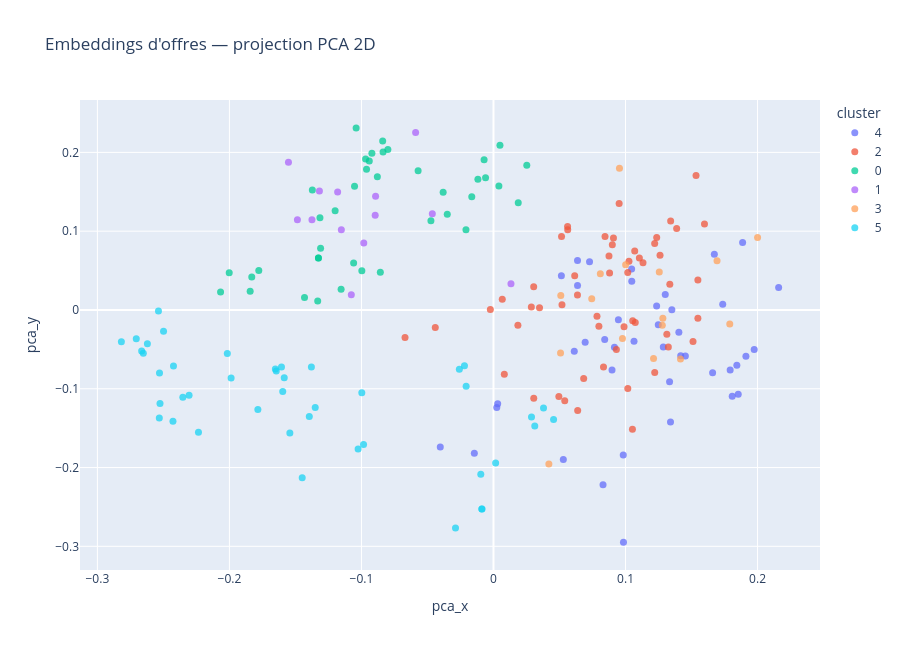

The notebook cell this image was saved under:
### Markdown cell above
## 5. Projection PCA en 2D
Vue globale, rapide, linéaire.

### Code cell
import plotly.express as px
from sklearn.decomposition import PCA

coords_pca = PCA(n_components=2, random_state=42).fit_transform(X)
df["pca_x"], df["pca_y"] = coords_pca[:, 0], coords_pca[:, 1]

fig = px.scatter(
    df,
    x="pca_x",
    y="pca_y",
    color="cluster",
    hover_data=["title", "company_name", "contract_type", "country"],
    title="Embeddings d'offres — projection PCA 2D",
    height=650,
)
fig.update_traces(marker=dict(size=7, opacity=0.75))
fig.show()

### Figure 1 — Plotly figure (JSON) as saved in the notebook; plotly's stock layout.template omitted (floating-point values rounded to 4 significant figures; data arrays with more than 128 entries replaced by an {"elided": "..."} marker saying what was removed)
{"data": [{"customdata": {"elided": "42x4 str values"}, "hovertemplate": "cluster=4<br>pca_x=%{x}<br>pca_y=%{y}<br>title=%{customdata[0]}<br>company_name=%{customdata[1]}<br>contract_type=%{customdata[2]}<br>country=%{customdata[3]}<extra></extra>", "legendgroup": "4", "marker": {"color": "#636efa", "opacity": 0.75, "size": 7, "symbol": "circle"}, "mode": "markers", "name": "4", "orientation": "v", "showlegend": true, "type": "scatter", "x": [0.1046, 0.1047, 0.1351, 0.1404, 0.216, 0.06364, 0.1418, 0.06118, 0.1341, 0.002475, 0.1236, 0.1843, -0.04031, 0.166, 0.07274, 0.1286, 0.1736, 0.08296, 0.1912, 0.1064, 0.1334, 0.00318, 0.06943, 0.1301, 0.09458, 0.1808, 0.09828, 0.05288, 0.1792, 0.08424, 0.09161, 0.08977, 0.1887, -0.01451, 0.05141, 0.1248, 0.1453, 0.06365, 0.1854, 0.1975, 0.09845, 0.1673], "xaxis": "x", "y": [0.05207, 0.03639, 0.0002938, -0.02824, 0.02839, 0.06289, -0.05809, -0.05228, -0.1422, -0.1236, 0.005133, -0.07016, -0.174, -0.07963, 0.06127, -0.04687, 0.007265, -0.222, -0.05864, -0.0397, -0.09113, -0.119, -0.0411, 0.01975, -0.01242, -0.1095, -0.1841, -0.1898, -0.07608, -0.03747, -0.04742, -0.07607, 0.08559, -0.182, 0.04346, -0.0187, -0.05839, 0.0312, -0.107, -0.05015, -0.2947, 0.07083], "yaxis": "y"}, {"customdata": {"elided": "54x4 str values"}, "hovertemplate": "cluster=2<br>pca_x=%{x}<br>pca_y=%{y}<br>title=%{customdata[0]}<br>company_name=%{customdata[1]}<br>contract_type=%{customdata[2]}<br>country=%{customdata[3]}<extra></extra>", "legendgroup": "2", "marker": {"color": "#EF553B", "opacity": 0.75, "size": 7, "symbol": "circle"}, "mode": "markers", "name": "2", "orientation": "v", "showlegend": true, "type": "scatter", "x": [0.1026, 0.1313, 0.03045, 0.08448, 0.09, 0.09308, -0.0441, 0.08793, 0.06376, 0.1342, 0.1132, 0.1548, 0.0683, 0.1534, 0.1598, 0.08747, 0.1105, 0.0615, 0.107, 0.05611, 0.05397, 0.0082, 0.07839, 0.06359, -0.00238, 0.07982, 0.05188, 0.09516, 0.01847, 0.1054, 0.1074, 0.1324, 0.05153, 0.1261, 0.1221, 0.02865, 0.1052, 0.03049, -0.06701, 0.03486, 0.1017, 0.1387, 0.09086, 0.1236, 0.1221, 0.1548, 0.0495, 0.006636, 0.1017, 0.1336, 0.05621, 0.08332, 0.1511, 0.09888], "xaxis": "x", "y": [0.06189, -0.03076, 0.02957, 0.09338, 0.08286, -0.05016, -0.0223, 0.04683, -0.1275, 0.113, 0.06004, -0.0104, -0.08698, 0.1706, 0.109, 0.06846, 0.06603, 0.04345, 0.07478, 0.1061, -0.1153, -0.08155, -0.008078, 0.01889, 0.0005638, -0.02065, 0.006615, 0.1351, -0.01935, -0.01377, -0.01575, -0.04701, 0.09319, 0.06953, -0.07932, 0.00386, -0.1514, -0.1121, -0.03507, 0.00277, 0.04747, 0.1035, 0.09148, 0.09187, 0.08426, 0.03812, -0.1098, 0.0135, -0.09962, 0.03277, 0.1017, -0.07225, -0.04016, -0.02116], "yaxis": "y"}, {"customdata": {"elided": "40x4 str values"}, "hovertemplate": "cluster=0<br>pca_x=%{x}<br>pca_y=%{y}<br>title=%{customdata[0]}<br>company_name=%{customdata[1]}<br>contract_type=%{customdata[2]}<br>country=%{customdata[3]}<extra></extra>", "legendgroup": "0", "marker": {"color": "#00cc96", "opacity": 0.75, "size": 7, "symbol": "circle"}, "mode": "markers", "name": "0", "orientation": "v", "showlegend": true, "type": "scatter", "x": [-0.131, -0.1843, -0.08796, -0.1831, -0.1431, 0.00489, -0.104, 0.02522, 0.004092, -0.08571, -0.01182, -0.08365, -0.09407, -0.1778, -0.006006, -0.1314, -0.09617, -0.08393, -0.0921, -0.007118, -0.1372, -0.1326, -0.03502, -0.09971, -0.1059, 0.01874, -0.04738, -0.1154, -0.1331, -0.2067, -0.01644, -0.03813, -0.09686, -0.02085, -0.2002, -0.1199, -0.08001, -0.1052, -0.1326, -0.05709], "xaxis": "x", "y": [0.07826, 0.02365, 0.169, 0.04197, 0.0159, 0.209, 0.2311, 0.1837, 0.1574, 0.04777, 0.1659, 0.2004, 0.1892, 0.05018, 0.1678, 0.117, 0.1786, 0.2144, 0.1991, 0.1905, 0.1524, 0.06588, 0.1215, 0.04988, 0.05967, 0.136, 0.1134, 0.02614, 0.0115, 0.0228, 0.1436, 0.1493, 0.1916, 0.1018, 0.0471, 0.1259, 0.2035, 0.157, 0.06588, 0.1768], "yaxis": "y"}, {"customdata": [["Ingénieur en construction (H/F)", "DIETSMANN TECHNOLOGIES", "VIE", "CONGO"], ["V.I.E Electrical Commissioning Coordinator F/M (H/F)", "TECHNIP ENERGIES FRANCE", "VIE", "QATAR"], ["Traction Test Engineer (H/F)", "ALSTOM TRANSPORT SA", "VIE", "PAYS-BAS"], ["Manufacturing Quality Controller (H/F)", "NEXANS FRANCE", "VIE", "BELGIQUE"], ["Electrical Engineer Secondary Engineering – Substation Construction (H/F)", "EIFFAGE ENERGIE SYSTEMES - GESTION & DEVELOPPEMENT", "VIE", "ALLEMAGNE"], ["Project Manager – Substation Construction (H/F)", "EIFFAGE ENERGIE SYSTEMES - GESTION & DEVELOPPEMENT", "VIE", "ALLEMAGNE"], ["Electrical Engineer : Primary Engineering – Substation Construction (H/F)", "EIFFAGE ENERGIE SYSTEMES - GESTION & DEVELOPPEMENT", "VIE", "ALLEMAGNE"], ["Technical Project Specialist in Energy Technology (H/F)", "EIFFAGE ENERGIE SYSTEMES - GESTION & DEVELOPPEMENT", "VIE", "ALLEMAGNE"], ["Approval Planner (H/F)", "EIFFAGE ENERGIE SYSTEMES - GESTION & DEVELOPPEMENT", "VIE", "ALLEMAGNE"], ["Structural Engineer / Structural Designer (H/F)", "EIFFAGE ENERGIE SYSTEMES - GESTION & DEVELOPPEMENT", "VIE", "ALLEMAGNE"], ["Logistics Launch PTM (H/F)", "MINEBEA ACCESSSOLUTIONS FRANCE", "VIE", "SLOVAQUIE"], ["Design Verification Engineer (H/F)", "ALSTOM TRANSPORT SA", "VIE", "CANADA"], ["Automation Engineer _Energy Technology (H/F)", "EIFFAGE ENERGIE SYSTEMES - GESTION & DEVELOPPEMENT", "VIE", "ALLEMAGNE"]], "hovertemplate": "cluster=1<br>pca_x=%{x}<br>pca_y=%{y}<br>title=%{customdata[0]}<br>company_name=%{customdata[1]}<br>contract_type=%{customdata[2]}<br>country=%{customdata[3]}<extra></extra>", "legendgroup": "1", "marker": {"color": "#ab63fa", "opacity": 0.75, "size": 7, "symbol": "circle"}, "mode": "markers", "name": "1", "orientation": "v", "showlegend": true, "type": "scatter", "x": [-0.1485, -0.05898, -0.09826, -0.1077, -0.1553, -0.04633, -0.1318, -0.08931, -0.0896, -0.1181, 0.01324, -0.1152, -0.1375], "xaxis": "x", "y": [0.1146, 0.2251, 0.08504, 0.01943, 0.1874, 0.122, 0.1511, 0.1443, 0.1201, 0.1498, 0.03337, 0.1019, 0.1145], "yaxis": "y"}, {"customdata": [["Assistant(e) Finance/ Administration des ventes (H/F)", "ARECO FINANCES TECHNOLOGIE - ARFITEC", "VIE", "ETATS-UNIS"], ["Contrôleur des ventes et des opérations (S&OP) (H/F)", "RAIL LOGISTICS EUROPE", "VIE", "BELGIQUE"], ["RESPONSABLE CONTROLE DE GESTION (H/F)", "CULINARIA", "VIE", "CHILI"], ["RESPONSABLE SALES & OPERATIONS PLANNING (H/F)", "SOCIETE DES BRASSERIES & GLACIERES INTERNATIONALES", "VIE", "CONGO"], ["Cash Management & Treasury Operations Officer (H/F)", "APERAM STAINLESS FRANCE", "VIE", "LUXEMBOURG"], ["Financial & Planning Analyst / French speaker [F/M] (H/F)", "AMARIS FRANCE SAS", "VIE", "PORTUGAL"], ["Financial Controller – (H/F)", "SOCIETE POUR L'INFORMATIQUE INDUSTRIELLE", "VIE", "BELGIQUE"], ["Gestionnaire Administratif et Financier (H/F)", "WAGRAM FOOD SERVICE", "VIE", "CANADA"], ["Business Controller (H/F/X) (H/F)", "AUDENSIEL NORD", "VIE", "BELGIQUE"], ["VIE - Back Office Controller (H/F)", "ENGIE GLOBAL MARKETS", "VIE", "BELGIQUE"], ["contrôleur de gestion  (H/F)", "CCEI", "VIE", "CANADA"], ["Analyste Financier(ère) (H/F)", "HUTCHINSON", "VIE", "CANADA"], ["Junior Risk and Permanent Control Officer (H/F)", "CA CONSUMER FINANCE", "VIE", "LUXEMBOURG"], ["CONTRÔLEUR DE GESTION (H/F)", "LISI AEROSPACE", "VIE", "POLOGNE"], ["VIE Cost Control (H/F)", "VINCI CONSTRUCTION GRANDS PROJETS", "VIE", "DJIBOUTI"], ["CHARGE(E) DE GESTION ADMINITRATIVE ET FINANCIERE (H/F)", "COMPAGNIE MONDIALE DE TRANSPORT", "VIE", "PHILIPPINES"]], "hovertemplate": "cluster=3<br>pca_x=%{x}<br>pca_y=%{y}<br>title=%{customdata[0]}<br>company_name=%{customdata[1]}<br>contract_type=%{customdata[2]}<br>country=%{customdata[3]}<extra></extra>", "legendgroup": "3", "marker": {"color": "#FFA15A", "opacity": 0.75, "size": 7, "symbol": "circle"}, "mode": "markers", "name": "3", "orientation": "v", "showlegend": true, "type": "scatter", "x": [0.1256, 0.1212, 0.1693, 0.09769, 0.1283, 0.1416, 0.05079, 0.179, 0.04194, 0.1001, 0.05097, 0.08091, 0.1279, 0.07441, 0.09541, 0.2], "xaxis": "x", "y": [0.04811, -0.06173, 0.06243, -0.03606, -0.01053, -0.06225, -0.0547, -0.01772, -0.1957, 0.0575, 0.01831, 0.0461, -0.01946, 0.01431, 0.1798, 0.09197], "yaxis": "y"}, {"customdata": {"elided": "43x4 str values"}, "hovertemplate": "cluster=5<br>pca_x=%{x}<br>pca_y=%{y}<br>title=%{customdata[0]}<br>company_name=%{customdata[1]}<br>contract_type=%{customdata[2]}<br>country=%{customdata[3]}<extra></extra>", "legendgroup": "5", "marker": {"color": "#19d3f3", "opacity": 0.75, "size": 7, "symbol": "circle"}, "mode": "markers", "name": "5", "orientation": "v", "showlegend": true, "type": "scatter", "x": [-0.02072, -0.09974, -0.1785, 0.03789, -0.2016, -0.1542, -0.009623, -0.1987, -0.02878, -0.2306, -0.2353, -0.1645, -0.1596, -0.1449, -0.2234, -0.1025, -0.2428, -0.09842, 0.02878, 0.03126, -0.1652, -0.2652, -0.2665, -0.2706, -0.2818, -0.2621, -0.02199, -0.1395, -0.1379, -0.2499, -0.02586, 0.00162, -0.1585, -0.253, -0.008795, -0.2424, 0.04551, -0.1606, -0.2526, -0.008795, -0.2531, -0.2538, -0.135], "xaxis": "x", "y": [-0.09694, -0.105, -0.1264, -0.1244, -0.05519, -0.156, -0.2084, -0.08637, -0.2768, -0.1084, -0.1107, -0.07751, -0.1034, -0.213, -0.1552, -0.1765, -0.1411, -0.1706, -0.1357, -0.1474, -0.07482, -0.05487, -0.05196, -0.03648, -0.04038, -0.04283, -0.07084, -0.1353, -0.0724, -0.02715, -0.07516, -0.1943, -0.08605, -0.0799, -0.2527, -0.07128, -0.1389, -0.07242, -0.1188, -0.2527, -0.1372, -0.001258, -0.1239], "yaxis": "y"}], "layout": {"height": 650, "legend": {"title": {"text": "cluster"}, "tracegroupgap": 0}, "title": {"text": "Embeddings d'offres — projection PCA 2D"}, "xaxis": {"anchor": "y", "domain": [0.0, 1.0], "title": {"text": "pca_x"}}, "yaxis": {"anchor": "x", "domain": [0.0, 1.0], "title": {"text": "pca_y"}}}}
